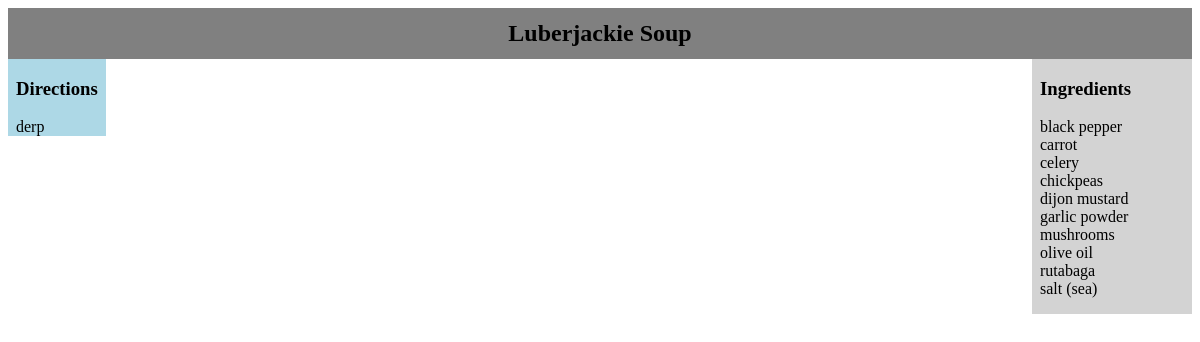
Screenshot of /cook/2/ with the database file from the repository.
### cook/models.py (models this page shows, shortened)
class Recipe(models.Model):
    id = models.AutoField(primary_key=True)
    name = models.CharField(max_length=200)
    prepMethod = models.CharField(max_length=200)
    directions = models.TextField()
    url = models.CharField(max_length=200)

class Ingredient(models.Model):
    id = models.AutoField(primary_key=True)
    name = models.CharField(max_length=200)

### cook/views.py (the view)
# urls.py: url(r'^(?P<recipeId>[0-9]+)/$', views.recipeingredient, name='ingredient'),
def recipeingredient(request, recipeId):
    recipe_query = Recipe.objects.filter(id=recipeId)
    ingredient_query = Ingredient.objects.filter(recipeingredient__Recipe_id=recipeId)
    context = {'ingredient_query': ingredient_query, 'recipe_query': recipe_query}
    return render(request, 'cook/recipeingredients.html', context)

### cook/templates/cook/recipeingredients.html (shortened to what this page needs)
{% load staticfiles %}
<link rel="stylesheet" type="text/css" href="{% static 'cook/style.css' %}" />
<div id="title">
    {% for Recipe in recipe_query %}
        {{ Recipe.name }}
    {% endfor %}
</div>
<div style="margin-right: 10em">
    <div id="directions">
        <h3>Directions</h3>
        {% if recipe_query %}
            {% for Recipe in recipe_query %}
                {{ Recipe.directions | safe }}
            {% endfor %}
        {% else %}
            No directions exist for this recipe in the database. Just do whatever, I suppose.
        {% endif %}
    </div>
    <div id="ingredients">
        <h3>Ingredients</h3>
        {% if ingredient_query %}
            {% for Ingredient in ingredient_query %}
                {{ Ingredient.name }} <br>
            {% endfor %}
        {% else %}
            No ingredients in result set. Make something from nothing.
        {% endif %}
    </div>
</div>

### cook/static/cook/style.css (style rules this page uses)
#title { background:gray; text-align:center; font-weight:bold; padding: 0.5em; font-size: 1.5em; }
#directions { float:left; background:lightblue; width:fill; word-wrap:break-word; padding-left:.5em; padding-right:.5em; }
#ingredients { float: right; background:lightgrey; width:9em; margin-right:-10em; padding-left:.5em; padding-right:.5em; padding-bottom:1em; }

### rows the page displays
Recipe: name "Luberjackie Soup", directions "derp"
Ingredient: name "black pepper"
Ingredient: name "carrot"
Ingredient: name "celery"
Ingredient: name "chickpeas"
Ingredient: name "dijon mustard"
Ingredient: name "garlic powder"
Ingredient: name "mushrooms"
Ingredient: name "olive oil"
Ingredient: name "rutabaga"
Ingredient: name "salt (sea)"
